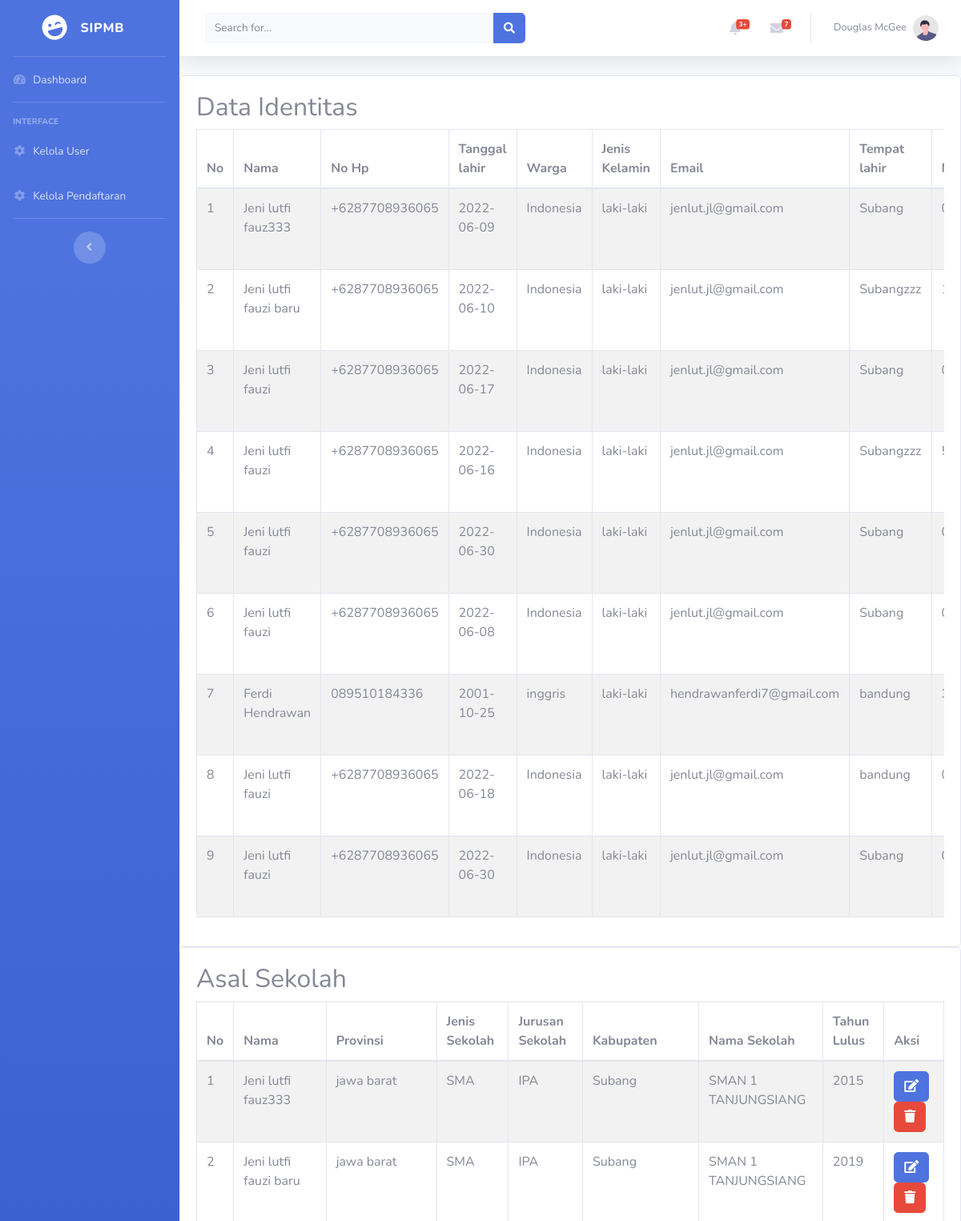
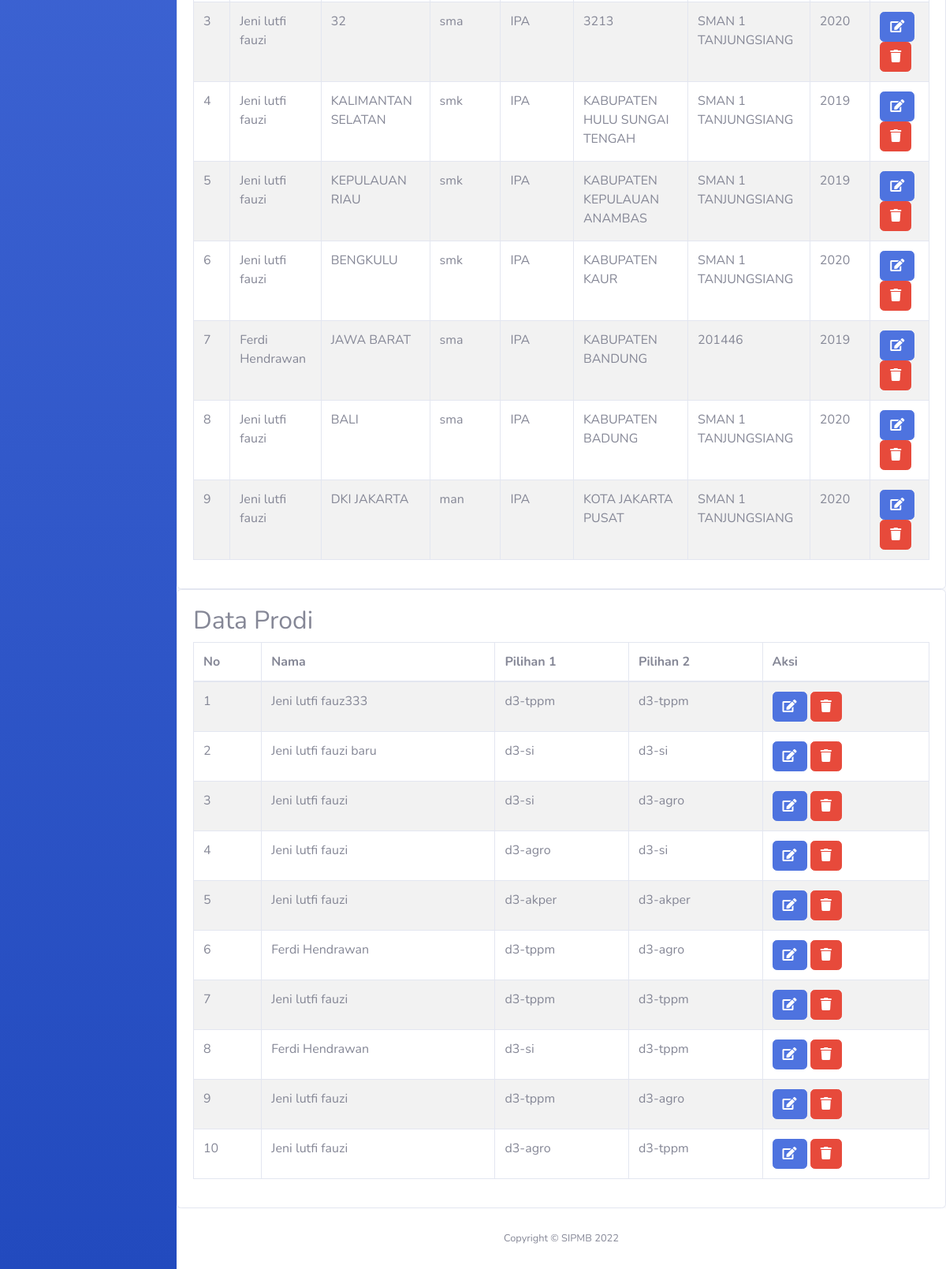
The app's page /index.php/admin/data_pendaftaran/ with its own data (2 pictures, top to bottom).
### tables this page shows
CREATE TABLE `data_identitas` (
  `id` int(11) NOT NULL,
  `id_unit` varchar(25) NOT NULL,
  `nama_lengkap` varchar(255) NOT NULL,
  `no_hp` varchar(125) NOT NULL,
  `tgl_lahir` date NOT NULL,
  `warga` varchar(125) NOT NULL,
  `jenis_kelamin` varchar(25) NOT NULL,
  `email` varchar(125) NOT NULL,
  `tempat_lahir` varchar(125) NOT NULL,
  `no_ktp` varchar(125) NOT NULL,
  `pass` varchar(100) NOT NULL
);

CREATE TABLE `data_asal_sekolah` (
  `id` int(11) NOT NULL,
  `id_unit` varchar(25) NOT NULL,
  `provinsi` varchar(125) NOT NULL,
  `jenis_sekolah` varchar(25) NOT NULL,
  `jurusan_sekolah` varchar(25) NOT NULL,
  `kabupaten` varchar(125) NOT NULL,
  `nama_sekolah` varchar(125) NOT NULL,
  `tahun_lulus` varchar(25) NOT NULL
);

CREATE TABLE `p_prodi` (
  `id` int(11) NOT NULL,
  `id_unit` varchar(125) NOT NULL,
  `pilihan1` varchar(125) NOT NULL,
  `pilihan2` varchar(125) NOT NULL
);

### application/controllers/Admin.php (called while the page is built, shortened)
<?php
class Admin extends CI_Controller {
    public function __construct()
    {
      $this->load->library('session');
      $this->load->helper('url');
      $this->load->model('m_admin');
    }
    public function data_pendaftaran() {
          $data['session'] = $this->session->userdata();
          $data['title'] = 'Data User';
          $data['data_user'] = $this->db->get('data_identitas')->result_array();
          $data['data_asal_sekolah'] = $this->m_admin->data_identitas();
          $data['data_prodi'] = $this->m_admin->data_prodi();
          $this->load->view('template/header',$data);
          $this->load->view('template/sidebar');
          $this->load->view('admin/data_pendaftaran');
          $this->load->view('template/footer');
        }
}

### index.php (called while the page is built, shortened)
<?php
require_once BASEPATH.'core/CodeIgniter.php';

### application/models/m_admin.php (called while the page is built, shortened)
<?php
class M_admin extends CI_Model{
	public function data_identitas(){
		$this->db->select('*');
		$this->db->from('data_identitas a');
		$this->db->join('data_asal_sekolah b','a.id_unit = b.id_unit');
		$query = $this->db->get();
		return $query->result_array();
	}
	public function data_prodi(){
		$this->db->select('*');
		$this->db->from('data_identitas a');
		$this->db->join('p_prodi b','a.id_unit = b.id_unit');
		$query = $this->db->get();
		return $query->result_array();
	}
}

### application/views/admin/data_pendaftaran.php (the view, shortened to what this page needs)
<div class="card">
  <div class="card-body">
<h2>Data Identitas</h2>
      <div class="card-body p-0">
        <div class="table-responsive">
          <table id="test" class="table table-striped table-bordered"  style="width:100%">
            <thead>
            <tr>
              <th>No</th>
              <th>Nama</th>
              <th>No Hp</th>
              <th>Tanggal lahir</th>
              <th>Warga</th>
              <th>Jenis Kelamin</th>
              <th>Email</th>
              <th>Tempat lahir</th>
              <th>No KTP</th>
            </tr>
            </thead>
            <tbody>
            <?php
            $no=1;
         foreach ($data_user as $users) : ?>
            <tr>
              <td><?= $no++ ?></td>
              <td><?= $users['nama_lengkap'] ?></td>
              <td><?= $users['no_hp'] ?></td>
              <td><?= $users['tgl_lahir'] ?></td>
              <td><?= $users['warga'] ?></td>
              <td><?= $users['jenis_kelamin'] ?></td>
              <td><?= $users['email'] ?></td>
              <td><?= $users['tempat_lahir'] ?></td>
              <td><?= $users['no_ktp'] ?></td>
            </tr>
            <?php endforeach; ?>
            </tbody>
          </table>
        </div>
      </div>
    </div>
  </div>
  <div class="card">
  <div class="card-body">
<h2>Asal Sekolah</h2>
      <div class="card-body p-0">
        <div class="table-responsive">
          <table id="test" class="table table-striped table-bordered"  style="width:100%">
            <thead>
            <tr>
              <th>No</th>
              <th>Nama</th>
              <th>Provinsi</th>
              <th>Jenis Sekolah</th>
              <th>Jurusan Sekolah</th>
              <th>Kabupaten</th>
              <th>Nama Sekolah</th>
              <th>Tahun Lulus</th>
              <th>Aksi</th>
            </tr>
            </thead>
            <tbody>
            <?php
            $no=1;
         foreach ($data_asal_sekolah as $users) : ?>
            <tr>
              <td><?= $no++ ?></td>
              <td><?= $users['nama_lengkap'] ?></td>
              <td><?= $users['provinsi'] ?></td>
              <td><?= $users['jenis_sekolah'] ?></td>
              <td><?= $users['jurusan_sekolah'] ?></td>
              <td><?= $users['kabupaten'] ?></td>
              <td><?= $users['nama_sekolah'] ?></td>
              <td><?= $users['tahun_lulus'] ?></td>
              <td>
              <a href="<?php echo base_url(); ?>index.php/admin/edit_data_asal_sekolah/<?php echo $users['id']; ?>" class="btn btn-primary"><i class="fas fa-edit"></i></a>
              <a href="<?php echo base_url(); ?>index.php/admin/delete_data_asal_sekolah/<?php echo $users['id']; ?>" class="btn btn-danger "> <i class="fas fa-trash"></i></a>
              </td>
            </tr>
            <?php endforeach; ?>
            </tbody>
          </table>
        </div>
      </div>
    </div>
  </div>
  <div class="card">
  <div class="card-body">
<h2>Data Prodi</h2>
      <div class="card-body p-0">
        <div class="table-responsive">
          <table id="test" class="table table-striped table-bordered"  style="width:100%">
            <thead>
            <tr>
              <th>No</th>
              <th>Nama</th>
              <th>Pilihan 1</th>
              <th>Pilihan 2</th>
              <th>Aksi</th>
            </tr>
            </thead>
            <tbody>
            <?php
            $no=1;
         foreach ($data_prodi as $users) : ?>
            <tr>
              <td><?= $no++ ?></td>
              <td><?= $users['nama_lengkap'] ?></td>
              <td><?= $users['pilihan1'] ?></td>
              <td><?= $users['pilihan2'] ?></td>
              <td>
              <a href="<?php echo base_url(); ?>index.php/admin/edit_prodi/<?php echo $users['id']; ?>" class="btn btn-primary"><i class="fas fa-edit"></i></a>
              <a href="<?php echo base_url(); ?>index.php/admin/delete_prodi/<?php echo $users['id']; ?>" class="btn btn-danger "> <i class="fas fa-trash"></i></a>
              </td>
            </tr>
            <?php endforeach; ?>
            </tbody>
          </table>
        </div>
      </div>
    </div>
  </div>

### records on screen
data_identitas: nama_lengkap "Jeni lutfi fauz333", no_hp "+6287708936065", tgl_lahir "2022-06-09", warga "Indonesia", jenis_kelamin "laki-laki", email "jenlut.jl@gmail.com", tempat_lahir "Subang", data_asal_sekolah.provinsi "jawa barat", data_asal_sekolah.jenis_sekolah "SMA", data_asal_sekolah.jurusan_sekolah "IPA", data_asal_sekolah.kabupaten "Subang", data_asal_sekolah.nama_sekolah "SMAN 1 TANJUNGSIANG", data_asal_sekolah.tahun_lulus "2015", p_prodi.pilihan1 "d3-tppm", p_prodi.pilihan2 "d3-tppm"
data_identitas: nama_lengkap "Jeni lutfi fauzi baru", no_hp "+6287708936065", tgl_lahir "2022-06-10", warga "Indonesia", jenis_kelamin "laki-laki", email "jenlut.jl@gmail.com", tempat_lahir "Subangzzz", data_asal_sekolah.provinsi "jawa barat", data_asal_sekolah.jenis_sekolah "SMA", data_asal_sekolah.jurusan_sekolah "IPA", data_asal_sekolah.kabupaten "Subang", data_asal_sekolah.nama_sekolah "SMAN 1 TANJUNGSIANG", data_asal_sekolah.tahun_lulus "2019", p_prodi.pilihan1 "d3-si", p_prodi.pilihan2 "d3-si"
data_identitas: nama_lengkap "Jeni lutfi fauzi", no_hp "+6287708936065", tgl_lahir "2022-06-17", warga "Indonesia", jenis_kelamin "laki-laki", email "jenlut.jl@gmail.com", tempat_lahir "Subang", data_asal_sekolah.provinsi "32", data_asal_sekolah.jenis_sekolah "sma", data_asal_sekolah.jurusan_sekolah "IPA", data_asal_sekolah.kabupaten "3213", data_asal_sekolah.nama_sekolah "SMAN 1 TANJUNGSIANG", data_asal_sekolah.tahun_lulus "2020", p_prodi.pilihan1 "d3-si", p_prodi.pilihan2 "d3-agro"
data_identitas: nama_lengkap "Jeni lutfi fauzi", no_hp "+6287708936065", tgl_lahir "2022-06-16", warga "Indonesia", jenis_kelamin "laki-laki", email "jenlut.jl@gmail.com", tempat_lahir "Subangzzz", data_asal_sekolah.provinsi "KALIMANTAN SELATAN", data_asal_sekolah.jenis_sekolah "smk", data_asal_sekolah.jurusan_sekolah "IPA", data_asal_sekolah.kabupaten "KABUPATEN HULU SUNGAI TENGAH", data_asal_sekolah.nama_sekolah "SMAN 1 TANJUNGSIANG", data_asal_sekolah.tahun_lulus "2019", p_prodi.pilihan1 "d3-agro", p_prodi.pilihan2 "d3-si"
data_identitas: nama_lengkap "Jeni lutfi fauzi", no_hp "+6287708936065", tgl_lahir "2022-06-30", warga "Indonesia", jenis_kelamin "laki-laki", email "jenlut.jl@gmail.com", tempat_lahir "Subang"
data_identitas: nama_lengkap "Jeni lutfi fauzi", no_hp "+6287708936065", tgl_lahir "2022-06-08", warga "Indonesia", jenis_kelamin "laki-laki", email "jenlut.jl@gmail.com", tempat_lahir "Subang", data_asal_sekolah.provinsi "KEPULAUAN RIAU", data_asal_sekolah.jenis_sekolah "smk", data_asal_sekolah.jurusan_sekolah "IPA", data_asal_sekolah.kabupaten "KABUPATEN KEPULAUAN ANAMBAS", data_asal_sekolah.nama_sekolah "SMAN 1 TANJUNGSIANG", data_asal_sekolah.tahun_lulus "2019", data_asal_sekolah.provinsi "BENGKULU", data_asal_sekolah.kabupaten "KABUPATEN KAUR", data_asal_sekolah.tahun_lulus "2020", p_prodi.pilihan1 "d3-akper", p_prodi.pilihan2 "d3-akper", p_prodi.pilihan1 "d3-tppm", p_prodi.pilihan2 "d3-tppm"
data_identitas: nama_lengkap "Ferdi Hendrawan", no_hp "089510184336", tgl_lahir "2001-10-25", warga "inggris", jenis_kelamin "laki-laki", email "hendrawanferdi7@gmail.com", tempat_lahir "bandung", data_asal_sekolah.provinsi "JAWA BARAT", data_asal_sekolah.jenis_sekolah "sma", data_asal_sekolah.jurusan_sekolah "IPA", data_asal_sekolah.kabupaten "KABUPATEN BANDUNG", data_asal_sekolah.nama_sekolah "201446", data_asal_sekolah.tahun_lulus "2019", p_prodi.pilihan1 "d3-tppm", p_prodi.pilihan2 "d3-agro", p_prodi.pilihan1 "d3-si", p_prodi.pilihan2 "d3-tppm"
data_identitas: nama_lengkap "Jeni lutfi fauzi", no_hp "+6287708936065", tgl_lahir "2022-06-18", warga "Indonesia", jenis_kelamin "laki-laki", email "jenlut.jl@gmail.com", tempat_lahir "bandung", data_asal_sekolah.provinsi "BALI", data_asal_sekolah.jenis_sekolah "sma", data_asal_sekolah.jurusan_sekolah "IPA", data_asal_sekolah.kabupaten "KABUPATEN BADUNG", data_asal_sekolah.nama_sekolah "SMAN 1 TANJUNGSIANG", data_asal_sekolah.tahun_lulus "2020", p_prodi.pilihan1 "d3-tppm", p_prodi.pilihan2 "d3-agro"
data_identitas: nama_lengkap "Jeni lutfi fauzi", no_hp "+6287708936065", tgl_lahir "2022-06-30", warga "Indonesia", jenis_kelamin "laki-laki", email "jenlut.jl@gmail.com", tempat_lahir "Subang", data_asal_sekolah.provinsi "DKI JAKARTA", data_asal_sekolah.jenis_sekolah "man", data_asal_sekolah.jurusan_sekolah "IPA", data_asal_sekolah.kabupaten "KOTA JAKARTA PUSAT", data_asal_sekolah.nama_sekolah "SMAN 1 TANJUNGSIANG", data_asal_sekolah.tahun_lulus "2020", p_prodi.pilihan1 "d3-agro", p_prodi.pilihan2 "d3-tppm"
